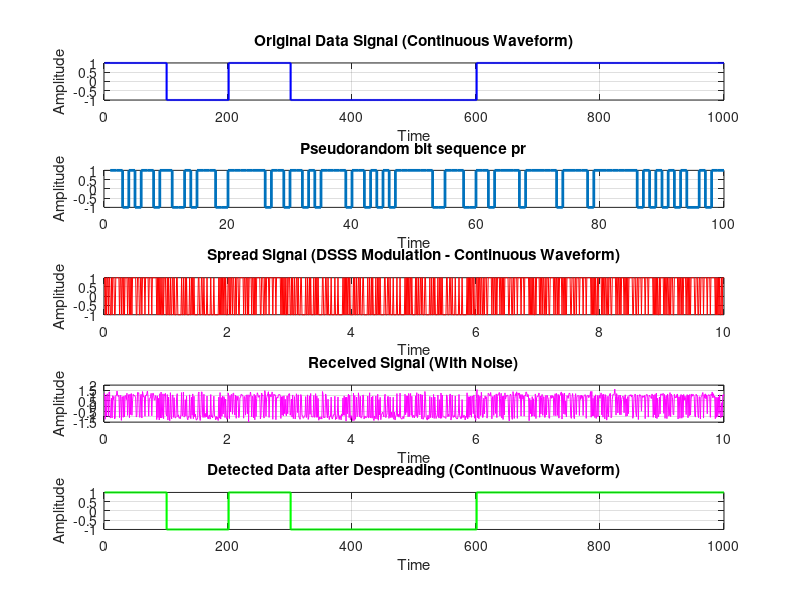

This figure's MATLAB source: (Note: this script raises an error after producing the figure.)
clc
clear;
close all;

disp('Enter Ur Name with Expt Name: Eg: Vidhya_DSSS')
Name=input('Name_Expt:','s');


% Parameters
N = 10;                   % Number of bits (Reduced for easier visualization)
samples_per_bit = 100;    % Number of samples per bit for continuous waveform
SNR = 15;                 % Signal-to-Noise Ratio in dB

% Time axis for one bit
t = linspace(0, 1, samples_per_bit); 

% Generate random binary data and map to BPSK (-1, +1)
data = randi([0, 1], N, 1) * 2 - 1;  

% Plotting
figure;

% Original Data Signal (Continuous waveform)
subplot(5,1,1);
d=repelem(data, samples_per_bit);
stairs(d, 'b', 'LineWidth', 1.5);
title('Original Data Signal (Continuous Waveform)');
xlabel('Time');
ylabel('Amplitude');
grid on;

% Generate PRN code as a continuous signal for one bit duration
prn_code = round(rand(1, samples_per_bit)) * 2 - 1;

%pseudo random sequence generation
subplot(5,1,2);
stairs(prn_code,'linewidth',2);
title('Pseudorandom bit sequence pr');
xlabel('Time');
ylabel('Amplitude');
grid on;

% DSSS Modulation
spread_signal = [];
for i = 1:N
    % Modulate each bit with the PRN code over the bit duration
    bit_signal = data(i) * prn_code;
    spread_signal = [spread_signal, bit_signal];  % Concatenate for continuous waveform
end


% Add noise to simulate transmission over a channel
received_signal = awgn(spread_signal, SNR, 'measured');

% DSSS Demodulation
despread_signal = [];
for i = 1:N
    % Extract one bit duration and multiply by PRN code to despread
    received_bit = received_signal((i-1)*samples_per_bit+1 : i*samples_per_bit);
    despread_bit = received_bit .* prn_code;
    despread_signal(i) = sum(despread_bit);  % Integrate over bit duration
end

% Decision on detected bits
detected_data = sign(despread_signal);

% Generate time axis for plotting
t_full = linspace(0, N, N * samples_per_bit);


% Spread Signal (DSSS Modulated Signal)
subplot(5,1,3);
plot(t_full, spread_signal, 'r');
title('Spread Signal (DSSS Modulation - Continuous Waveform)');
xlabel('Time');
ylabel('Amplitude');
grid on;

% Received Signal (With Noise)
subplot(5,1,4);
plot(t_full, received_signal, 'm');
title('Received Signal (With Noise)');
xlabel('Time');
ylabel('Amplitude');
grid on;

% Detected Data after Despreading
subplot(5,1,5);
stairs(repelem(detected_data, samples_per_bit), 'g', 'LineWidth', 1.5);
title('Detected Data after Despreading (Continuous Waveform)');
xlabel('Time');
ylabel('Amplitude');
grid on;

merge=strcat(Name,'-',datestr(now,30));
sub_label(merge); % need to include in working directory
print(merge,'-dpdf')